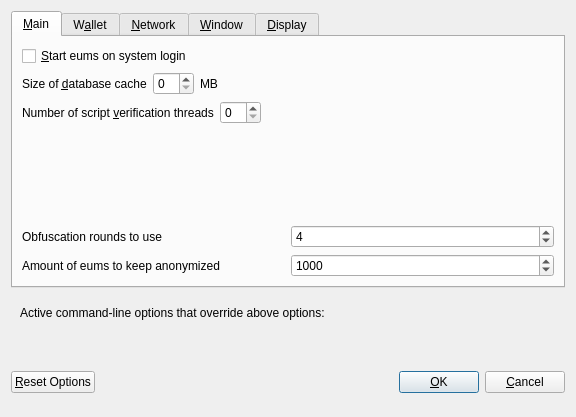
<?xml version="1.0" encoding="UTF-8"?>
<ui version="4.0">
 <class>OptionsDialog</class>
 <widget class="QDialog" name="OptionsDialog">
  <property name="geometry">
   <rect>
    <x>0</x>
    <y>0</y>
    <width>576</width>
    <height>417</height>
   </rect>
  </property>
  <property name="windowTitle">
   <string>Options</string>
  </property>
  <property name="modal">
   <bool>true</bool>
  </property>
  <layout class="QVBoxLayout" name="verticalLayout">
   <item>
    <widget class="QTabWidget" name="tabWidget">
     <property name="currentIndex">
      <number>0</number>
     </property>
     <widget class="QWidget" name="tabMain">
      <attribute name="title">
       <string>&amp;Main</string>
      </attribute>
      <layout class="QVBoxLayout" name="verticalLayout_Main">
       <item>
        <widget class="QCheckBox" name="bitcoinAtStartup">
         <property name="toolTip">
          <string>Automatically start eums after logging in to the system.</string>
         </property>
         <property name="text">
          <string>&amp;Start eums on system login</string>
         </property>
        </widget>
       </item>
       <item>
        <layout class="QHBoxLayout" name="horizontalLayout_2_Main">
         <item>
          <widget class="QLabel" name="databaseCacheLabel">
           <property name="text">
            <string>Size of &amp;database cache</string>
           </property>
           <property name="textFormat">
            <enum>Qt::PlainText</enum>
           </property>
           <property name="buddy">
            <cstring>databaseCache</cstring>
           </property>
          </widget>
         </item>
         <item>
          <widget class="QSpinBox" name="databaseCache"/>
         </item>
         <item>
          <widget class="QLabel" name="databaseCacheUnitLabel">
           <property name="text">
            <string>MB</string>
           </property>
           <property name="textFormat">
            <enum>Qt::PlainText</enum>
           </property>
          </widget>
         </item>
         <item>
          <spacer name="horizontalSpacer_2_Main">
           <property name="orientation">
            <enum>Qt::Horizontal</enum>
           </property>
           <property name="sizeHint" stdset="0">
            <size>
             <width>40</width>
             <height>20</height>
            </size>
           </property>
          </spacer>
         </item>
        </layout>
       </item>
       <item>
        <layout class="QHBoxLayout" name="horizontalLayout_3_Main">
         <item>
          <widget class="QLabel" name="threadsScriptVerifLabel">
           <property name="text">
            <string>Number of script &amp;verification threads</string>
           </property>
           <property name="textFormat">
            <enum>Qt::PlainText</enum>
           </property>
           <property name="buddy">
            <cstring>threadsScriptVerif</cstring>
           </property>
          </widget>
         </item>
         <item>
          <widget class="QSpinBox" name="threadsScriptVerif">
           <property name="toolTip">
            <string>(0 = auto, &lt;0 = leave that many cores free)</string>
           </property>
          </widget>
         </item>
         <item>
          <spacer name="horizontalSpacer_3_Main">
           <property name="orientation">
            <enum>Qt::Horizontal</enum>
           </property>
           <property name="sizeHint" stdset="0">
            <size>
             <width>40</width>
             <height>20</height>
            </size>
           </property>
          </spacer>
         </item>
        </layout>
       </item>
       <item>
        <spacer name="verticalSpacer_Main">
         <property name="orientation">
          <enum>Qt::Vertical</enum>
         </property>
         <property name="sizeHint" stdset="0">
          <size>
           <width>20</width>
           <height>40</height>
          </size>
         </property>
        </spacer>
       </item>
       <item>
        <layout class="QHBoxLayout" name="horizontalLayout_4_Main">
         <item>
          <widget class="QLabel" name="label">
           <property name="toolTip">
            <string>This setting determines the amount of individual masternodes that an input will be anonymized through.&lt;br/&gt;More rounds of anonymization gives a higher degree of privacy, but also costs more in fees.</string>
           </property>
           <property name="text">
            <string>Obfuscation rounds to use</string>
           </property>
          </widget>
         </item>
         <item>
          <widget class="QSpinBox" name="obfuscationRounds">
           <property name="minimum">
            <number>2</number>
           </property>
           <property name="maximum">
            <number>8</number>
           </property>
           <property name="value">
            <number>4</number>
           </property>
          </widget>
         </item>
        </layout>
       </item>
       <item>
        <layout class="QHBoxLayout" name="horizontalLayout">
         <item>
          <widget class="QLabel" name="label_2">
           <property name="toolTip">
            <string>This amount acts as a threshold to turn off Obfuscation once it's reached.</string>
           </property>
           <property name="statusTip">
            <string notr="true"/>
           </property>
           <property name="whatsThis">
            <string notr="true"/>
           </property>
           <property name="accessibleName">
            <string notr="true"/>
           </property>
           <property name="accessibleDescription">
            <string notr="true"/>
           </property>
           <property name="text">
            <string>Amount of eums to keep anonymized</string>
           </property>
          </widget>
         </item>
         <item>
          <widget class="QSpinBox" name="anonymizeeums">
           <property name="minimum">
            <number>100</number>
           </property>
           <property name="maximum">
            <number>100000</number>
           </property>
           <property name="singleStep">
            <number>100</number>
           </property>
           <property name="value">
            <number>1000</number>
           </property>
          </widget>
         </item>
        </layout>
       </item>
      </layout>
     </widget>
     <widget class="QWidget" name="tabWallet">
      <attribute name="title">
       <string>W&amp;allet</string>
      </attribute>
      <layout class="QVBoxLayout" name="verticalLayout_Wallet">
       <item>
        <widget class="QGroupBox" name="groupBox">
         <property name="title">
          <string>Expert</string>
         </property>
         <layout class="QVBoxLayout" name="verticalLayout_2">
          <item>
           <widget class="QCheckBox" name="coinControlFeatures">
            <property name="toolTip">
             <string>Whether to show coin control features or not.</string>
            </property>
            <property name="text">
             <string>Enable coin &amp;control features</string>
            </property>
           </widget>
          </item>
          <item>
           <widget class="QCheckBox" name="showMasternodesTab">
            <property name="toolTip">
             <string>Show additional tab listing all your masternodes in first sub-tab&lt;br/&gt;and all masternodes on the network in second sub-tab.</string>
            </property>
            <property name="text">
             <string>Show Masternodes Tab</string>
            </property>
           </widget>
          </item>
          <item>
           <widget class="QCheckBox" name="spendZeroConfChange">
            <property name="toolTip">
             <string>If you disable the spending of unconfirmed change, the change from a transaction&lt;br/&gt;cannot be used until that transaction has at least one confirmation.&lt;br/&gt;This also affects how your balance is computed.</string>
            </property>
            <property name="text">
             <string>&amp;Spend unconfirmed change</string>
            </property>
           </widget>
          </item>
         </layout>
        </widget>
       </item>
       <item>
        <spacer name="verticalSpacer_Wallet">
         <property name="orientation">
          <enum>Qt::Vertical</enum>
         </property>
         <property name="sizeHint" stdset="0">
          <size>
           <width>20</width>
           <height>40</height>
          </size>
         </property>
        </spacer>
       </item>
      </layout>
     </widget>
     <widget class="QWidget" name="tabNetwork">
      <attribute name="title">
       <string>&amp;Network</string>
      </attribute>
      <layout class="QVBoxLayout" name="verticalLayout_Network">
       <item>
        <widget class="QCheckBox" name="mapPortUpnp">
         <property name="toolTip">
          <string>Automatically open the eums client port on the router. This only works when your router supports UPnP and it is enabled.</string>
         </property>
         <property name="text">
          <string>Map port using &amp;UPnP</string>
         </property>
        </widget>
       </item>
       <item>
        <widget class="QCheckBox" name="allowIncoming">
         <property name="toolTip">
          <string>Accept connections from outside</string>
         </property>
         <property name="text">
          <string>Allow incoming connections</string>
         </property>
        </widget>
       </item>
       <item>
        <widget class="QCheckBox" name="connectSocks">
         <property name="toolTip">
          <string>Connect to the eums network through a SOCKS5 proxy.</string>
         </property>
         <property name="text">
          <string>&amp;Connect through SOCKS5 proxy (default proxy):</string>
         </property>
        </widget>
       </item>
       <item>
        <layout class="QHBoxLayout" name="horizontalLayout_1_Network">
         <item>
          <widget class="QLabel" name="proxyIpLabel">
           <property name="text">
            <string>Proxy &amp;IP:</string>
           </property>
           <property name="textFormat">
            <enum>Qt::PlainText</enum>
           </property>
           <property name="buddy">
            <cstring>proxyIp</cstring>
           </property>
          </widget>
         </item>
         <item>
          <widget class="QValidatedLineEdit" name="proxyIp">
           <property name="minimumSize">
            <size>
             <width>140</width>
             <height>0</height>
            </size>
           </property>
           <property name="maximumSize">
            <size>
             <width>140</width>
             <height>16777215</height>
            </size>
           </property>
           <property name="toolTip">
            <string>IP address of the proxy (e.g. IPv4: 127.0.0.1 / IPv6: ::1)</string>
           </property>
          </widget>
         </item>
         <item>
          <widget class="QLabel" name="proxyPortLabel">
           <property name="text">
            <string>&amp;Port:</string>
           </property>
           <property name="textFormat">
            <enum>Qt::PlainText</enum>
           </property>
           <property name="buddy">
            <cstring>proxyPort</cstring>
           </property>
          </widget>
         </item>
         <item>
          <widget class="QLineEdit" name="proxyPort">
           <property name="minimumSize">
            <size>
             <width>55</width>
             <height>0</height>
            </size>
           </property>
           <property name="maximumSize">
            <size>
             <width>55</width>
             <height>16777215</height>
            </size>
           </property>
           <property name="toolTip">
            <string>Port of the proxy (e.g. 9050)</string>
           </property>
          </widget>
         </item>
         <item>
          <spacer name="horizontalSpacer_1_Network">
           <property name="orientation">
            <enum>Qt::Horizontal</enum>
           </property>
           <property name="sizeHint" stdset="0">
            <size>
             <width>40</width>
             <height>20</height>
            </size>
           </property>
          </spacer>
         </item>
        </layout>
       </item>
       <item>
        <spacer name="verticalSpacer_Network">
         <property name="orientation">
          <enum>Qt::Vertical</enum>
         </property>
         <property name="sizeHint" stdset="0">
          <size>
           <width>20</width>
           <height>40</height>
          </size>
         </property>
        </spacer>
       </item>
      </layout>
     </widget>
     <widget class="QWidget" name="tabWindow">
      <attribute name="title">
       <string>&amp;Window</string>
      </attribute>
      <layout class="QVBoxLayout" name="verticalLayout_Window">
       <item>
        <widget class="QCheckBox" name="minimizeToTray">
         <property name="toolTip">
          <string>Show only a tray icon after minimizing the window.</string>
         </property>
         <property name="text">
          <string>&amp;Minimize to the tray instead of the taskbar</string>
         </property>
        </widget>
       </item>
       <item>
        <widget class="QCheckBox" name="minimizeOnClose">
         <property name="toolTip">
          <string>Minimize instead of exit the application when the window is closed. When this option is enabled, the application will be closed only after selecting Quit in the menu.</string>
         </property>
         <property name="text">
          <string>M&amp;inimize on close</string>
         </property>
        </widget>
       </item>
       <item>
        <spacer name="verticalSpacer_Window">
         <property name="orientation">
          <enum>Qt::Vertical</enum>
         </property>
         <property name="sizeHint" stdset="0">
          <size>
           <width>20</width>
           <height>40</height>
          </size>
         </property>
        </spacer>
       </item>
      </layout>
     </widget>
     <widget class="QWidget" name="tabDisplay">
      <attribute name="title">
       <string>&amp;Display</string>
      </attribute>
      <layout class="QVBoxLayout" name="verticalLayout_Display">
       <item>
        <layout class="QHBoxLayout" name="horizontalLayout_1_Display">
         <item>
          <widget class="QLabel" name="langLabel">
           <property name="text">
            <string>User Interface &amp;language:</string>
           </property>
           <property name="textFormat">
            <enum>Qt::PlainText</enum>
           </property>
           <property name="buddy">
            <cstring>lang</cstring>
           </property>
          </widget>
         </item>
         <item>
          <widget class="QValueComboBox" name="lang">
           <property name="toolTip">
            <string>The user interface language can be set here. This setting will take effect after restarting eums.</string>
           </property>
          </widget>
         </item>
        </layout>
       </item>
       <item>
        <widget class="QLabel" name="label_3">
         <property name="toolTip">
          <string notr="true"/>
         </property>
         <property name="statusTip">
          <string notr="true"/>
         </property>
         <property name="whatsThis">
          <string notr="true"/>
         </property>
         <property name="accessibleName">
          <string notr="true"/>
         </property>
         <property name="text">
          <string>Language missing or translation incomplete? Help contributing translations here:
https://www.transifex.com/eums-project/eums-project-translations</string>
         </property>
         <property name="wordWrap">
          <bool>true</bool>
         </property>
         <property name="openExternalLinks">
          <bool>true</bool>
         </property>
         <property name="textInteractionFlags">
          <set>Qt::TextBrowserInteraction</set>
         </property>
        </widget>
       </item>
       <item>
        <layout class="QHBoxLayout" name="horizontalLayout_4_Display" stretch="0,0">
         <item>
          <widget class="QLabel" name="themeLabel">
           <property name="text">
            <string>User Interface Theme:</string>
           </property>
          </widget>
         </item>
         <item>
          <widget class="QValueComboBox" name="theme"/>
         </item>
        </layout>
       </item>
       <item>
        <widget class="Line" name="line">
         <property name="orientation">
          <enum>Qt::Horizontal</enum>
         </property>
        </widget>
       </item>
       <item>
        <layout class="QHBoxLayout" name="horizontalLayout_2_Display">
         <item>
          <widget class="QLabel" name="unitLabel">
           <property name="text">
            <string>&amp;Unit to show amounts in:</string>
           </property>
           <property name="textFormat">
            <enum>Qt::PlainText</enum>
           </property>
           <property name="buddy">
            <cstring>unit</cstring>
           </property>
          </widget>
         </item>
         <item>
          <widget class="QValueComboBox" name="unit">
           <property name="toolTip">
            <string>Choose the default subdivision unit to show in the interface and when sending coins.</string>
           </property>
          </widget>
         </item>
        </layout>
       </item>
       <item>
        <layout class="QHBoxLayout" name="horizontalLayout_5_Display">
         <item>
          <widget class="QLabel" name="digitsLabel">
           <property name="text">
            <string>Decimal digits</string>
           </property>
          </widget>
         </item>
         <item>
          <widget class="QValueComboBox" name="digits"/>
         </item>
        </layout>
       </item>
       <item>
        <layout class="QHBoxLayout" name="horizontalLayout_3_Display">
         <item>
          <widget class="QLabel" name="thirdPartyTxUrlsLabel">
           <property name="toolTip">
            <string>Third party URLs (e.g. a block explorer) that appear in the transactions tab as context menu items. %s in the URL is replaced by transaction hash. Multiple URLs are separated by vertical bar |.</string>
           </property>
           <property name="text">
            <string>Third party transaction URLs</string>
           </property>
           <property name="buddy">
            <cstring>thirdPartyTxUrls</cstring>
           </property>
          </widget>
         </item>
         <item>
          <widget class="QLineEdit" name="thirdPartyTxUrls">
           <property name="toolTip">
            <string>Third party URLs (e.g. a block explorer) that appear in the transactions tab as context menu items. %s in the URL is replaced by transaction hash. Multiple URLs are separated by vertical bar |.</string>
           </property>
          </widget>
         </item>
        </layout>
       </item>
       <item>
        <spacer name="verticalSpacer">
         <property name="orientation">
          <enum>Qt::Vertical</enum>
         </property>
         <property name="sizeHint" stdset="0">
          <size>
           <width>20</width>
           <height>40</height>
          </size>
         </property>
        </spacer>
       </item>
      </layout>
     </widget>
    </widget>
   </item>
   <item>
    <widget class="QFrame" name="frame">
     <layout class="QVBoxLayout" name="verticalLayout_Bottom">
      <item>
       <layout class="QHBoxLayout" name="horizontalLayout_Bottom">
        <item>
         <widget class="QLabel" name="overriddenByCommandLineInfoLabel">
          <property name="text">
           <string>Active command-line options that override above options:</string>
          </property>
          <property name="textFormat">
           <enum>Qt::PlainText</enum>
          </property>
         </widget>
        </item>
        <item>
         <spacer name="horizontalSpacer_Bottom">
          <property name="orientation">
           <enum>Qt::Horizontal</enum>
          </property>
          <property name="sizeHint" stdset="0">
           <size>
            <width>40</width>
            <height>20</height>
           </size>
          </property>
         </spacer>
        </item>
       </layout>
      </item>
      <item>
       <widget class="QLabel" name="overriddenByCommandLineLabel">
        <property name="text">
         <string/>
        </property>
        <property name="textFormat">
         <enum>Qt::PlainText</enum>
        </property>
        <property name="wordWrap">
         <bool>true</bool>
        </property>
       </widget>
      </item>
     </layout>
    </widget>
   </item>
   <item>
    <layout class="QHBoxLayout" name="horizontalLayout_Buttons">
     <item>
      <widget class="QPushButton" name="resetButton">
       <property name="toolTip">
        <string>Reset all client options to default.</string>
       </property>
       <property name="text">
        <string>&amp;Reset Options</string>
       </property>
       <property name="autoDefault">
        <bool>false</bool>
       </property>
      </widget>
     </item>
     <item>
      <spacer name="horizontalSpacer_1">
       <property name="orientation">
        <enum>Qt::Horizontal</enum>
       </property>
       <property name="sizeHint" stdset="0">
        <size>
         <width>40</width>
         <height>48</height>
        </size>
       </property>
      </spacer>
     </item>
     <item>
      <widget class="QLabel" name="statusLabel">
       <property name="minimumSize">
        <size>
         <width>200</width>
         <height>0</height>
        </size>
       </property>
       <property name="font">
        <font>
         <weight>75</weight>
         <bold>true</bold>
        </font>
       </property>
       <property name="text">
        <string/>
       </property>
       <property name="textFormat">
        <enum>Qt::PlainText</enum>
       </property>
       <property name="wordWrap">
        <bool>true</bool>
       </property>
      </widget>
     </item>
     <item>
      <spacer name="horizontalSpacer_2">
       <property name="orientation">
        <enum>Qt::Horizontal</enum>
       </property>
       <property name="sizeHint" stdset="0">
        <size>
         <width>40</width>
         <height>48</height>
        </size>
       </property>
      </spacer>
     </item>
     <item>
      <widget class="QPushButton" name="okButton">
       <property name="text">
        <string>&amp;OK</string>
       </property>
       <property name="autoDefault">
        <bool>false</bool>
       </property>
       <property name="default">
        <bool>true</bool>
       </property>
      </widget>
     </item>
     <item>
      <widget class="QPushButton" name="cancelButton">
       <property name="text">
        <string>&amp;Cancel</string>
       </property>
       <property name="autoDefault">
        <bool>false</bool>
       </property>
      </widget>
     </item>
    </layout>
   </item>
  </layout>
 </widget>
 <customwidgets>
  <customwidget>
   <class>QValidatedLineEdit</class>
   <extends>QLineEdit</extends>
   <header>qvalidatedlineedit.h</header>
  </customwidget>
  <customwidget>
   <class>QValueComboBox</class>
   <extends>QComboBox</extends>
   <header>qvaluecombobox.h</header>
  </customwidget>
 </customwidgets>
 <resources/>
 <connections/>
</ui>
